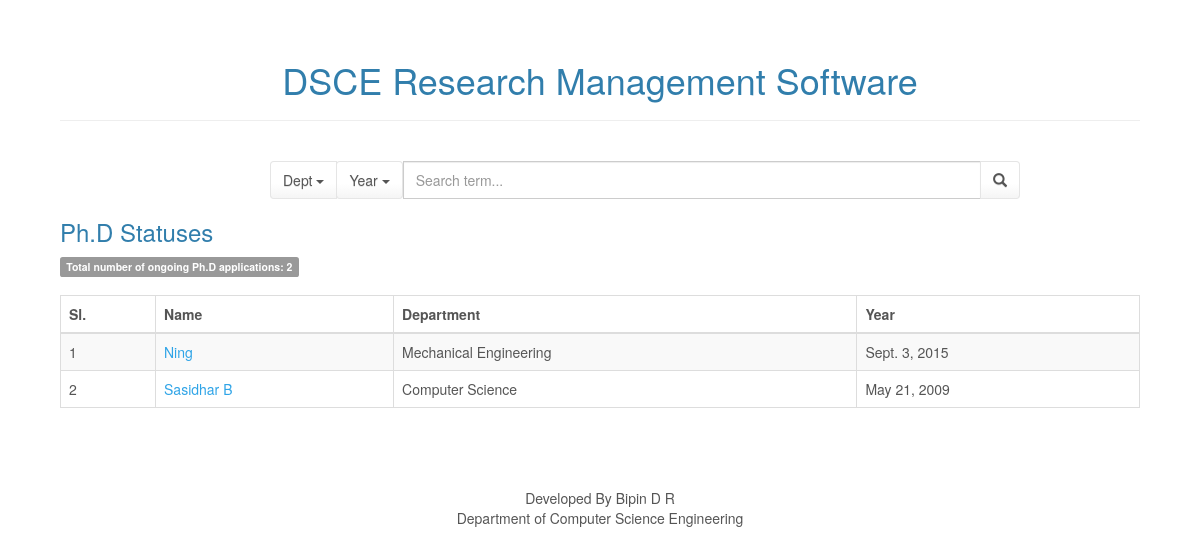
Page /phdstatus/ on the earlier database version.
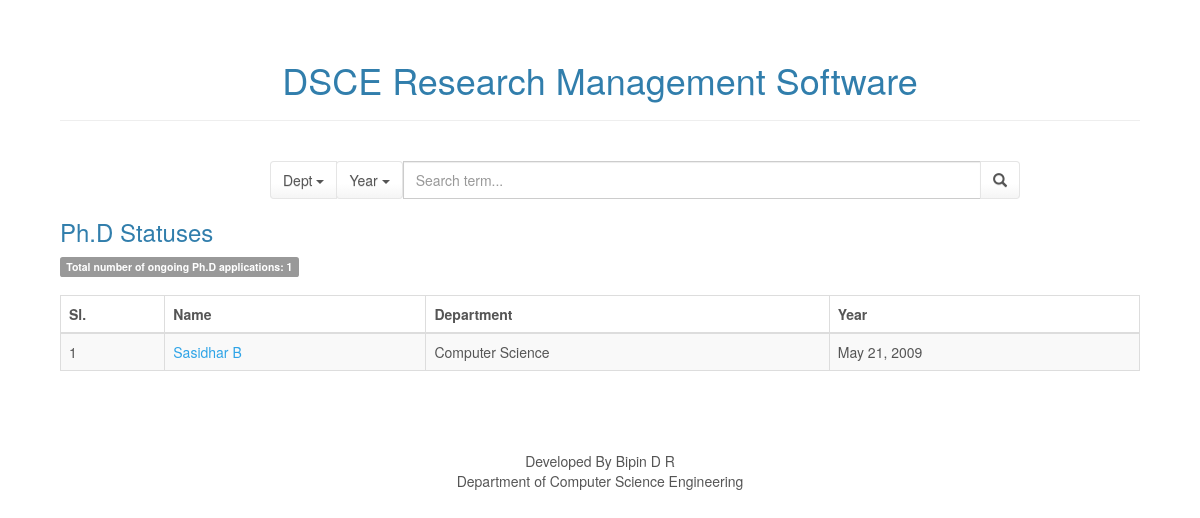
Same page on the later database version.
### phdstatus/models.py (models this page shows, shortened)
class PhdStatus(models.Model):
    name = models.CharField("Research Scholar Name", max_length=200)
    dept = models.CharField("Department", max_length=200)
    guide = models.CharField("Guide", max_length=200)
    uni = models.CharField("University where registered", max_length=200)
    synopsys = models.CharField(max_length=50, choices=[('approved', 'approved'), ('not approved', 'not approved')])
    year = models.DateField("year of registration")
    status = models.CharField("status", max_length=50,
                              choices=[('Completed', 'Completed'), ('OnGoing', 'OnGoing')])
    other = models.TextField("Any other details", blank=True, null=True)
    class Meta:
        verbose_name_plural = "Ph.D Status"

### phdstatus/views.py (the view)
def index(request):
    global all_statuses
    all_statuses = PhdStatus.objects.all()
    total = all_statuses.count()
    context = {
        'all_statuses': all_statuses,
        'total': total,
    }
    return render(request, 'Phdstatus/index.html', context)

### phdstatus/templates/Phdstatus/index.html (shortened to what this page needs)
<!DOCTYPE html>
<html>
<head>
    {% load staticfiles %}
    <link rel="stylesheet" href="{% static 'assets/bootstrap/css/bootstrap.min.css' %}">
    <link rel="stylesheet" href="{% static 'assets/css/styles.css' %}">
</head>
<body>
<h1 align="center">DSCE Research Management Software</h1>
<hr>
<br>
<div class="container">
    <form type="get" action="/phdstatus/bob" style="margin: 0">
        <div class="row">
            <div class="col-xs-8 col-xs-offset-2">
                <div class="input-group">
                    <div class="input-group-btn search-panel">
                        <button type="button" class="btn btn-default dropdown-toggle" data-toggle="dropdown">
                            <span id="search_dept">Dept</span> <span class="caret"></span>
                        </button>
                    </div>
                    <div class="input-group-btn search-panel">
                        <button type="button" class="btn btn-default dropdown-toggle" data-toggle="dropdown">
                            <span id="search_date">Year</span> <span class="caret"></span>
                        </button>
                    </div>
                    <input type="text" class="form-control" name="search_box" placeholder="Search term...">
                    <span class="input-group-btn">
                    <button id="search_submit" class="btn btn-default" type="submit"><span
                            class="glyphicon glyphicon-search"></span></button>
                    </span>
                </div>
            </div>
        </div>
    </form>
</div>
<a href="/phdstatus">
    <h3>Ph.D Statuses</h3>
</a>
<span class="label label-default">Total number of ongoing Ph.D applications: {{ total }}</span>
<br>
<br>
{% if all_statuses %}
    <div class="table-responsive">
        <table class="table table-striped table-bordered">
            <thead>
            <tr>
                <th>Sl.</th>
                <th>Name</th>
                <th>Department</th>
                <th>Year</th>
            </tr>
            </thead>
            <tbody>
            {% for i in all_statuses %}
                <tr>
                    <td>{{ forloop.counter }}</td>
                    <td><a href="{% url 'post' i.id %}">{{ i.name }}</a></td>
                    <td>{{ i.dept }}</td>
                    <td>{{ i.year }}</td>
                </tr>
            {% endfor %}
            </tbody>
        </table>
    </div>
{% else %}
    <strong>No PHD status found</strong>
    <br>
    <br>
    <br>
{% endif %}
<br>
<br>
<br>
<div class="footer">Developed By Bipin D R</div>
<div class="footer"> Department of Computer Science Engineering</div>
</body>
</html>

Differences in the rows shown:
removed PhdStatus: name "Ning", dept "Mechanical Engineering", year "Sept. 3, 2015"
Other differences:
{{ total }}: "2" → "1"
